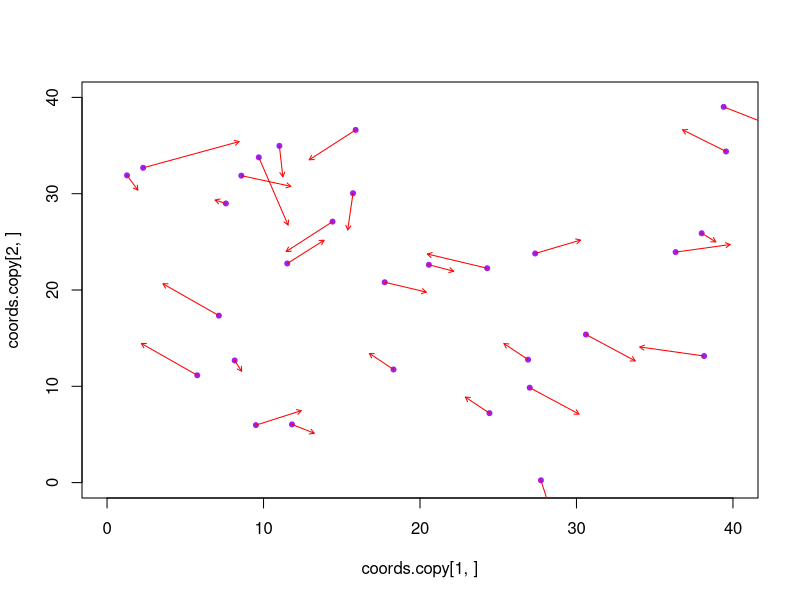
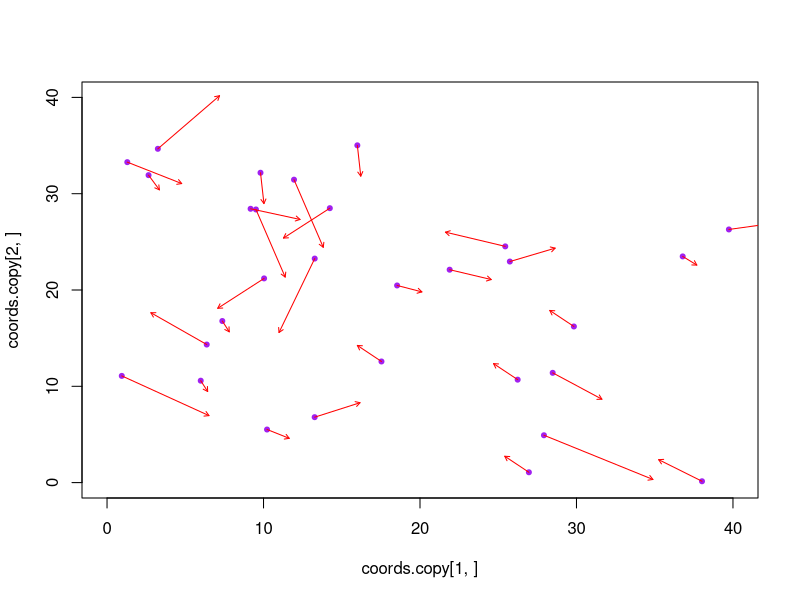
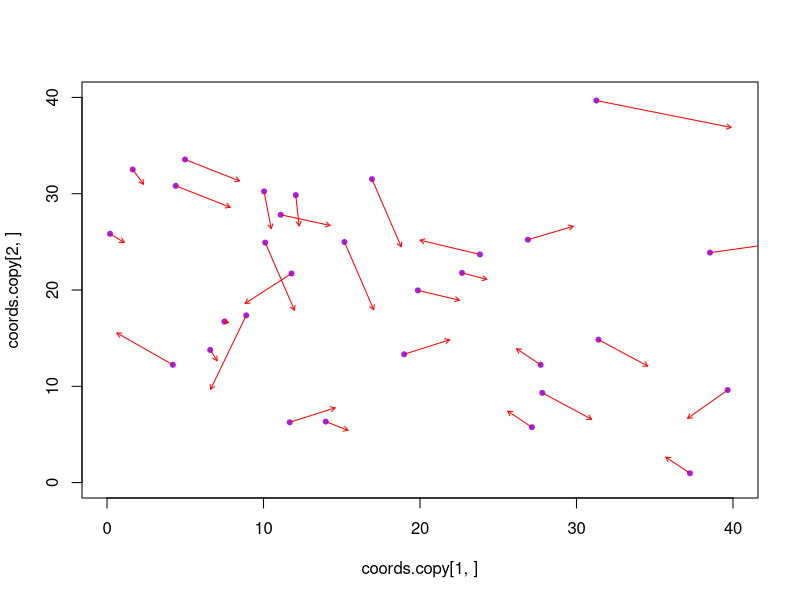
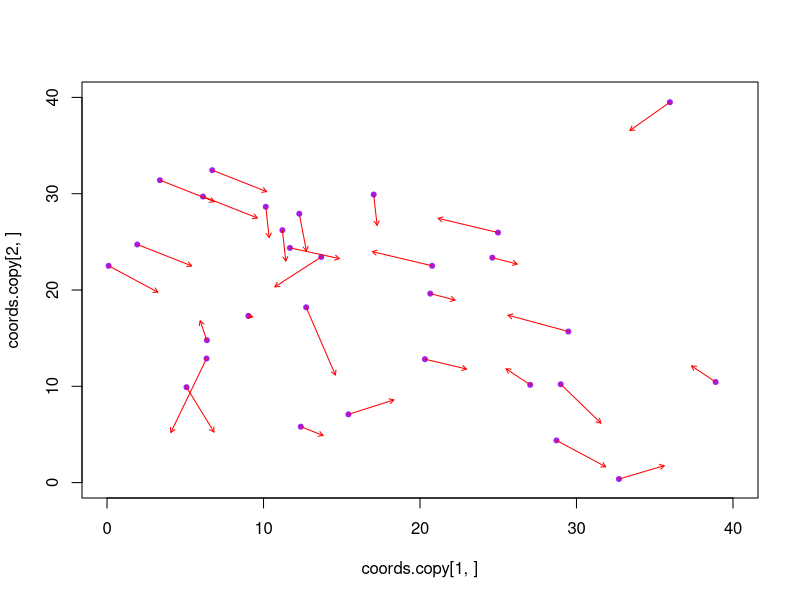
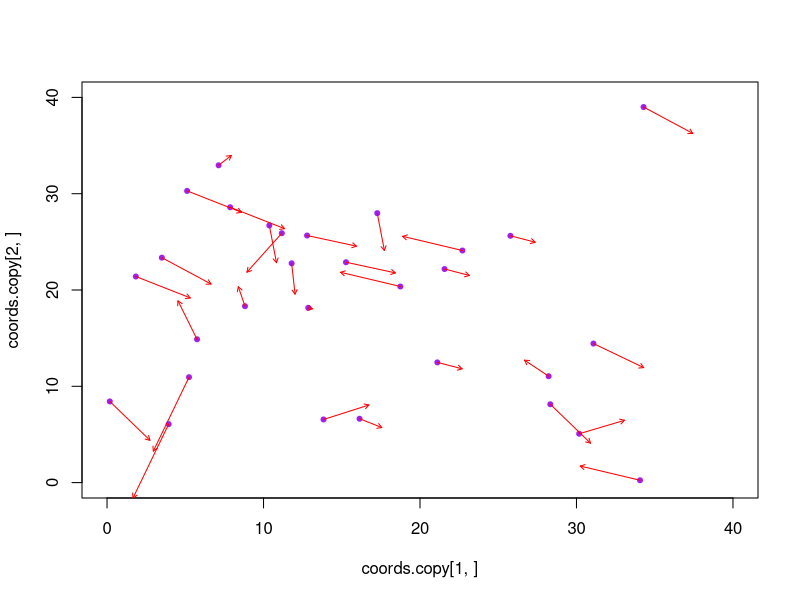
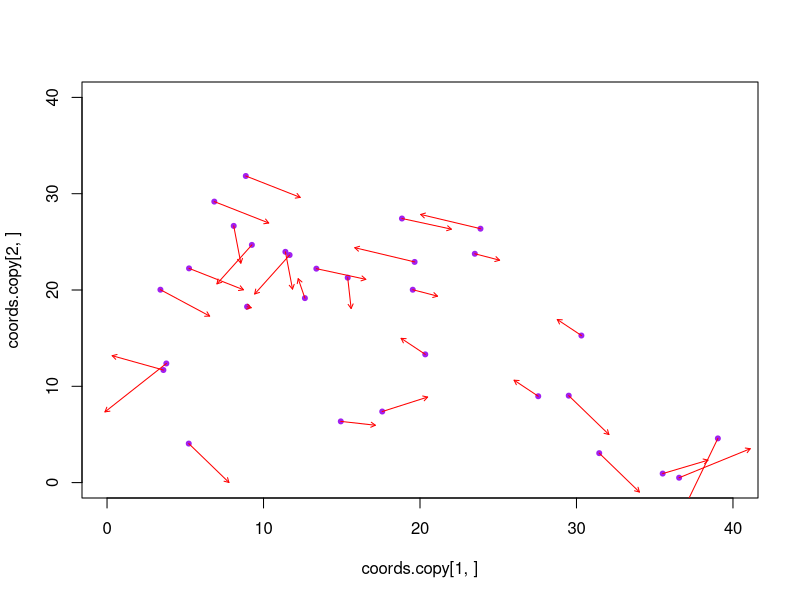
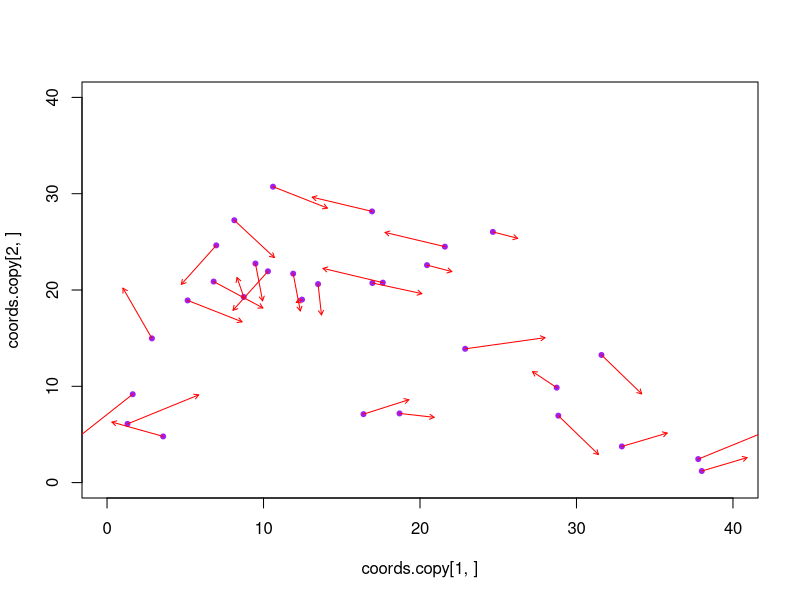
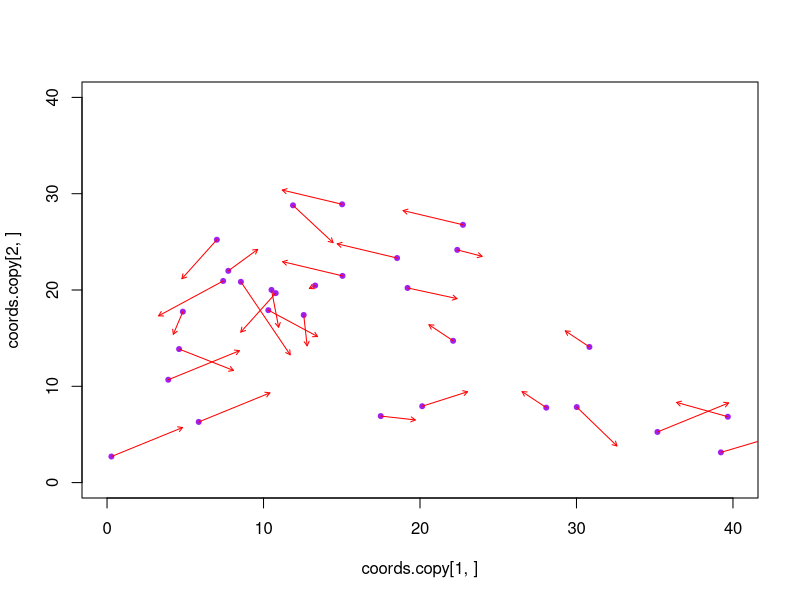

Generate these figures, in order, with R:
# ---
# Particle Swarm Optimization
# Based on "Particle Swarm Optimization" by J.Kennedy and R.Eberhart
# ---

# -- Target function -- 
target = function(x, y){
  x^2 + y^2
}

# -- Random initialization of particles and velocity -- 
n.particles = 30
rows = 2
upper = 40
lower = 0
coords = matrix(runif(n.particles * rows, lower, upper), nrow=2, ncol=n.particles)
velocity = matrix(runif(n.particles * rows, -2, 2), nrow=2, ncol=n.particles)


# -- Testing Nearest Neighbor Velocity Matching and Craziness -- 
# nn.index returns a vector containing the index of the nearest neighbor for each particle
nn.index = function(coord.matrix){
  rows = ncol(coord.matrix)
  cols = ncol(coord.matrix)
  
  dist.matrix = matrix(0, nrow=rows, ncol=cols)
  argmin = c()
  
  # Euclidean distance
  for(i in 1:cols){
    for(j in 1:cols){
      if(i==j){
        dist.matrix[i, j] = Inf
      } else{
        dist.matrix[i, j] = ((coord.matrix[1, i] - coord.matrix[1, j])^2 + (coord.matrix[2, i] - coord.matrix[2, j])^2)^(1/2)
      }
    }
    # Argmin of current row
    argmin[i] = which.min(dist.matrix[i, ])
  }

  return(argmin)
}

# Loop
n.iterations = 20

coords.copy = coords
velocity.copy = velocity

n.crazy.particles = 4

for(i in 1:n.iterations){
  argmin = nn.index(coords.copy)
  velocity.copy = velocity.copy[, argmin]
  
  # Add craziness (stochastic variable -> randomly chosen velocities)
  crazy.particles = sample(1:n.particles, n.crazy.particles)
  craziness = matrix(runif(2 * n.crazy.particles, -2, 2), nrow=2, ncol=n.crazy.particles)
  velocity.copy[, crazy.particles] = velocity.copy[, crazy.particles] + craziness
  
  # %% keeps torus structure 
  coords.copy = (coords.copy + velocity.copy) %% upper
  
  plot(coords.copy[1, ], 
       coords.copy[2, ], 
       xlim = c(lower, upper), 
       ylim = c(lower, upper),
       pch = 20, 
       col = "purple")
  
  # Movement arrows
  arrows(x0 = coords.copy[1, ], 
         y0 = coords.copy[2, ], 
         x1 = coords.copy[1, ] + velocity.copy[1, ] * 2, 
         y1 = coords.copy[2, ] + velocity.copy[2, ] * 2, 
         length = 0.05, 
         col = "red")
  
  Sys.sleep(0.8)
}
